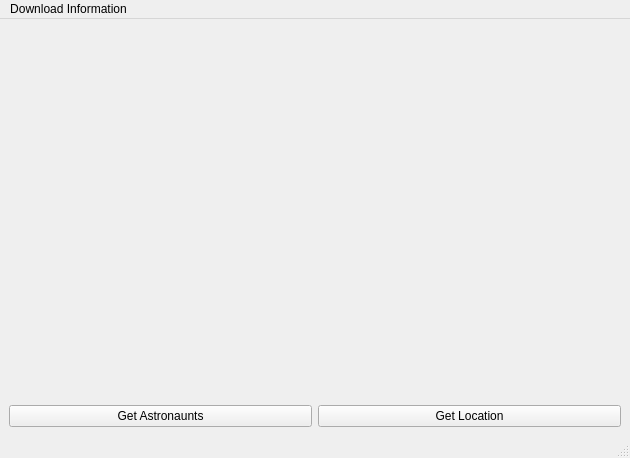
<?xml version="1.0" encoding="UTF-8"?>
<ui version="4.0">
 <class>MainWindow</class>
 <widget class="QMainWindow" name="MainWindow">
  <property name="geometry">
   <rect>
    <x>0</x>
    <y>0</y>
    <width>630</width>
    <height>458</height>
   </rect>
  </property>
  <property name="windowTitle">
   <string>Who's in Space and Where is the ISS</string>
  </property>
  <widget class="QWidget" name="centralwidget">
   <layout class="QGridLayout" name="gridLayout">
    <item row="1" column="0">
     <widget class="QLabel" name="astrounaunts">
      <property name="font">
       <font>
        <pointsize>10</pointsize>
       </font>
      </property>
      <property name="frameShape">
       <enum>QFrame::NoFrame</enum>
      </property>
      <property name="text">
       <string/>
      </property>
     </widget>
    </item>
    <item row="1" column="1">
     <widget class="QLabel" name="iss_position">
      <property name="font">
       <font>
        <pointsize>9</pointsize>
       </font>
      </property>
      <property name="frameShape">
       <enum>QFrame::NoFrame</enum>
      </property>
      <property name="text">
       <string/>
      </property>
      <property name="alignment">
       <set>Qt::AlignCenter</set>
      </property>
     </widget>
    </item>
    <item row="3" column="1">
     <widget class="QPushButton" name="get_location">
      <property name="text">
       <string>Get Location</string>
      </property>
     </widget>
    </item>
    <item row="3" column="0">
     <widget class="QPushButton" name="get_astrounaunts">
      <property name="text">
       <string>Get Astronaunts</string>
      </property>
     </widget>
    </item>
    <item row="0" column="0">
     <widget class="QLabel" name="iss">
      <property name="text">
       <string/>
      </property>
      <property name="alignment">
       <set>Qt::AlignCenter</set>
      </property>
     </widget>
    </item>
    <item row="0" column="1">
     <widget class="QLabel" name="location_map">
      <property name="text">
       <string/>
      </property>
      <property name="alignment">
       <set>Qt::AlignCenter</set>
      </property>
     </widget>
    </item>
   </layout>
  </widget>
  <widget class="QMenuBar" name="menubar">
   <property name="geometry">
    <rect>
     <x>0</x>
     <y>0</y>
     <width>630</width>
     <height>22</height>
    </rect>
   </property>
   <widget class="QMenu" name="menuDownload_Information">
    <property name="title">
     <string>Download Information</string>
    </property>
    <addaction name="actionGet_Astronaunts"/>
    <addaction name="actionGet_Location"/>
   </widget>
   <addaction name="menuDownload_Information"/>
  </widget>
  <widget class="QStatusBar" name="statusbar"/>
  <action name="actionGet_Astronaunts">
   <property name="text">
    <string>Get Astronaunts</string>
   </property>
  </action>
  <action name="actionGet_Location">
   <property name="text">
    <string>Get Location</string>
   </property>
  </action>
  <action name="actionQuit">
   <property name="text">
    <string>Quit</string>
   </property>
  </action>
 </widget>
 <resources/>
 <connections/>
</ui>
